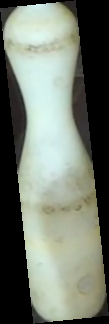
#> input picture img/needle-2.png, 109 x 324 px
$ python testecamera.py
#> lines starting #> are read from the running program, lines starting #| are printed output that depends on the picture; long printed decimals are rounded; pictures that were not available may be replaced by others from this repository, and a replacement may not be noted
import cv2
from cv2 import rectangle
import numpy

redimensionamento = .9
redimensionamentoAgulha = 1
percentualMatch = .5

agulha = cv2.imread('img/needle-2.png', cv2.IMREAD_UNCHANGED)
#> agulha is the input picture: shape (324, 109, 4); mean B, G, R, A 110.8, 122.5, 115.1, 171.1
agulha = cv2.cvtColor(agulha, cv2.COLOR_BGR2GRAY)
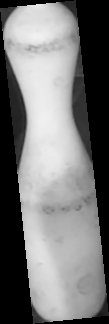
#> agulha: shape (324, 109); min 0, max 241, mean 118.9
agulha = cv2.resize(agulha, (int(agulha.shape[1] * redimensionamentoAgulha), int(agulha.shape[0] * redimensionamentoAgulha)))

h, w = agulha.shape
#> h = 324; w = 109

# video = cv2.VideoCapture(0)
video = cv2.VideoCapture('vid/cancha-1-pontos-8.mp4')

if (video.isOpened()== False):
  print("Error opening video stream or file")


# while(True):
while(video.isOpened()):
	imagem = video.read()[1]
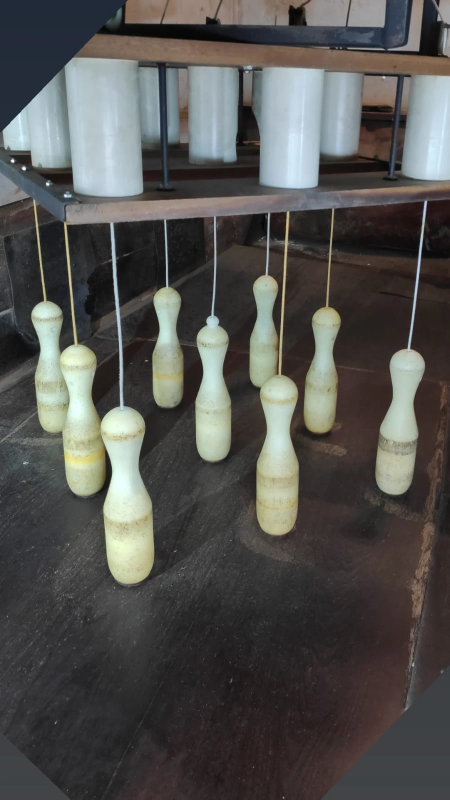
#> input picture img/bolao.jpeg, 899 x 1599 px, given in place of cancha-1-pontos-8.mp4, which was not available (shown at 1/2 size)
#> imagem is the input picture: shape (1599, 899, 3); mean B, G, R 80, 82.6, 83.1
	imagem = cv2.resize(imagem, (int(imagem.shape[1] * redimensionamento), int(imagem.shape[0] * redimensionamento)))
#> imagem: shape (1439, 809, 3)

	imagemCinza = cv2.cvtColor(imagem, cv2.COLOR_BGR2GRAY)
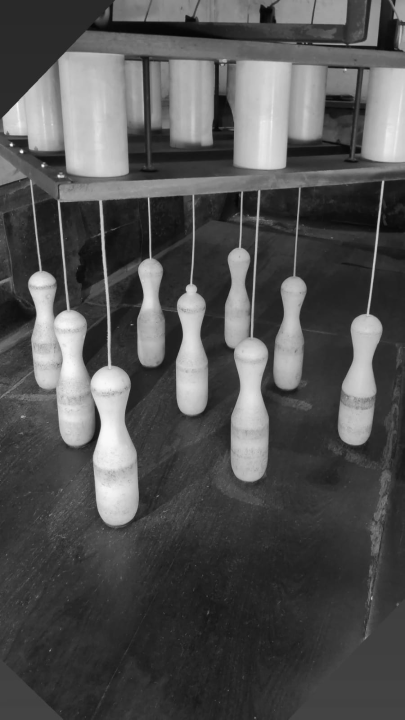
#> imagemCinza: shape (1439, 809) (shown at 1/2 size); min 3, max 253, mean 82.4
	match = cv2.matchTemplate(imagemCinza, agulha, cv2.TM_CCOEFF_NORMED)
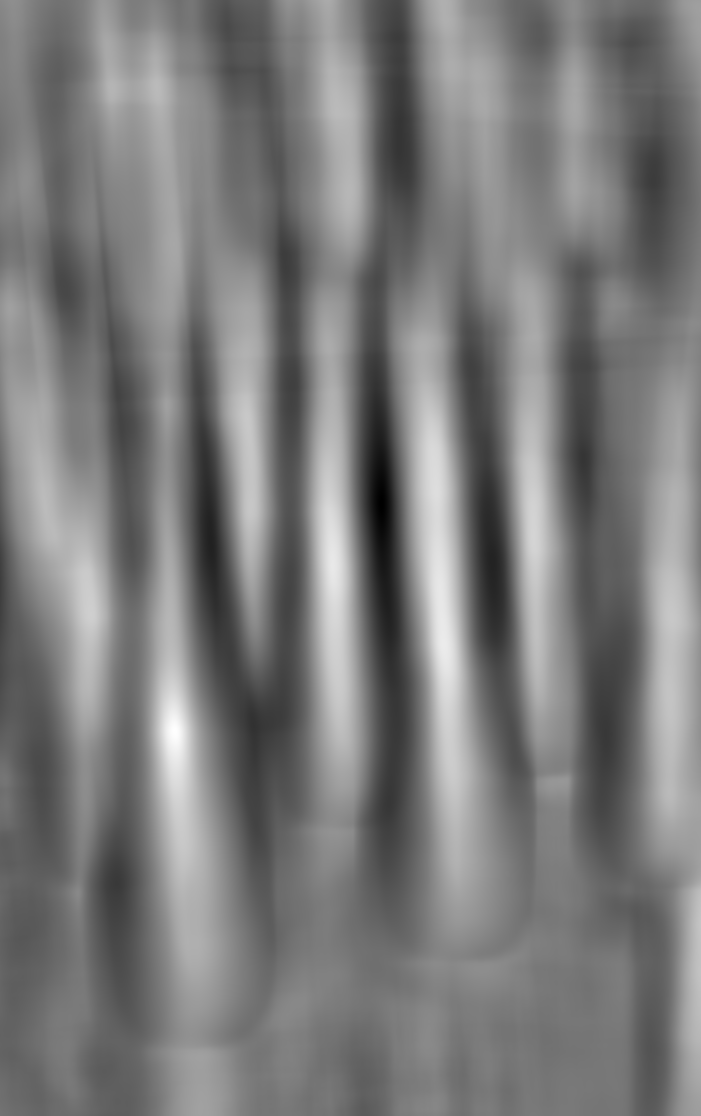
#> match: shape (1116, 701) float32; min -0.808, max 0.851, mean -0.0066; drawn with min black and max white
	minVal, maxVal, minLocation, maxLocation = cv2.minMaxLoc(match)
#> minVal = -0.808; maxVal = 0.851; minLocation = (381, 504); maxLocation = (174, 730)

	print(maxVal)
#| 0.8509

	# [16 lines of commented-out code are left out]

	cv2.imshow('frame', imagem)

	if cv2.waitKey(1) & 0xFF == ord('q'):
#> (key q is pressed here)
		break

video.release()
cv2.destroyAllWindows()
